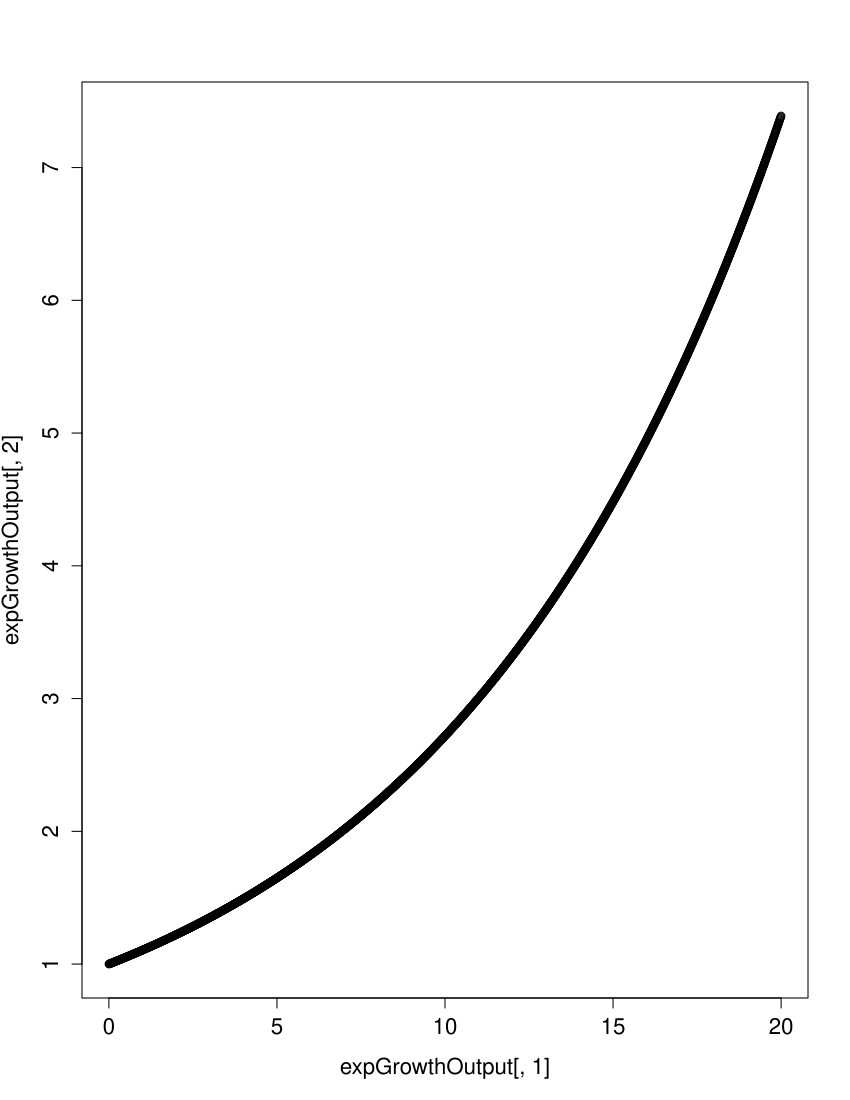

Recreate this plot in R.
library(deSolve)
expGrowthODE<- function(tt, yy, pars){
  derivs<-pars['rr']*yy
  return(list(derivs))}
output <- lsoda(init, tseq, expGrowthODE, pars)
init<-1
tseq<-seq(0,20,by=0.01)
pars<-c(rr=0.1)
expGrowthOutput<-lsoda(init, tseq, expGrowthODE, pars)
head(expGrowthOutput)
plot(expGrowthOutput[,1],expGrowthOutput[,2])
